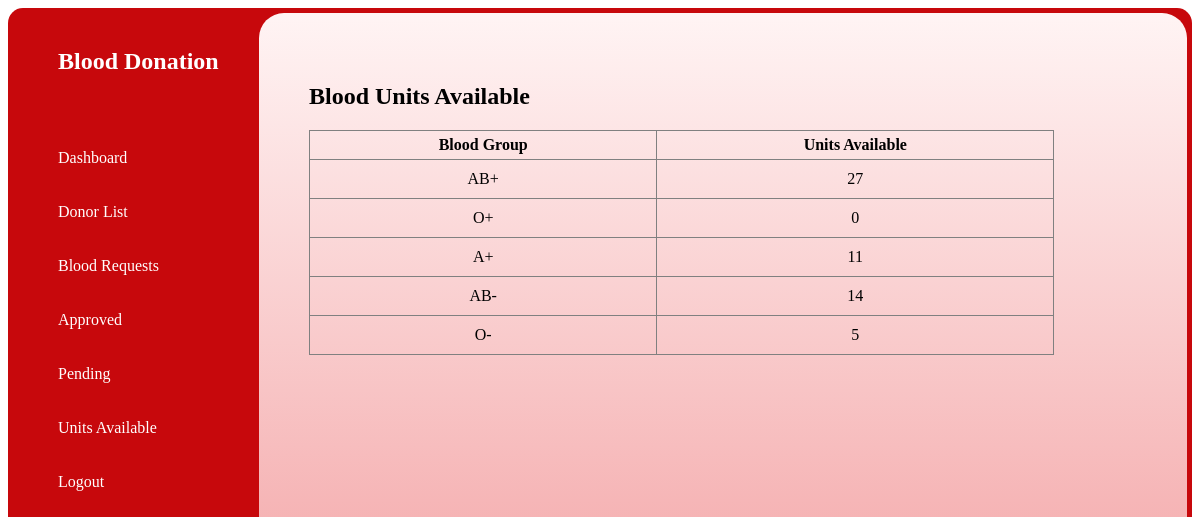
Page /bloodapp/units (signed in) on the earlier database version.
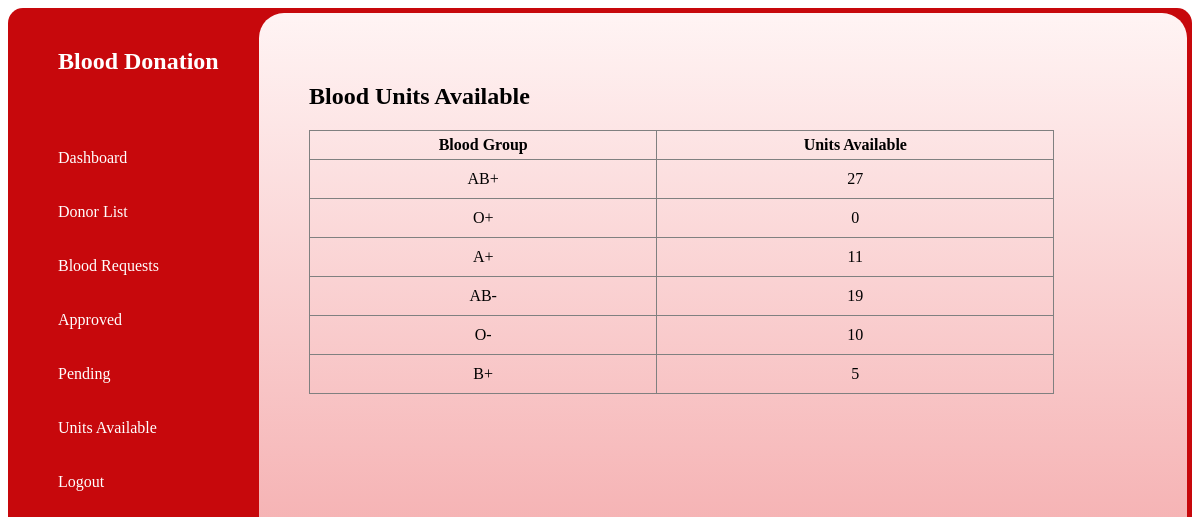
Same page on the later database version.
### bloodapp/models.py (models this page shows)
class BloodStock(models.Model):
    blood= models.CharField(max_length=3)
    units= models.IntegerField(default=0)

### bloodapp/views.py (the view)
# urls.py: path('units', units, name='units'),
@login_required
def units(request):
    stock= BloodStock.objects.all()
    return render(request, 'units.html', {'stock': stock})

### bloodapp/Templates/units.html (shortened to what this page needs)
{% extends 'dashboard.html' %}
        {% block content %}
    </head>
    <body>
        <div style="padding: 50px;">
            <h2>Blood Units Available</h2>
            <table border="1">
                <tr>
                    <th>Blood Group</th>
                    <th>Units Available</th>
                </tr>
                {% for s in stock %}
                <tr>
                    <td>{{ s.blood }}</td>
                    <td>{{ s.units }}</td>
                </tr>
                {% endfor %}
            </table>
        </div>
        {% endblock %}

Differences in the rows shown:
changed BloodStock "AB-": units "14" → "19"
changed BloodStock (number 5 of 6 on the later page): units "5" → "10"
added BloodStock: blood "B+", units "5"
